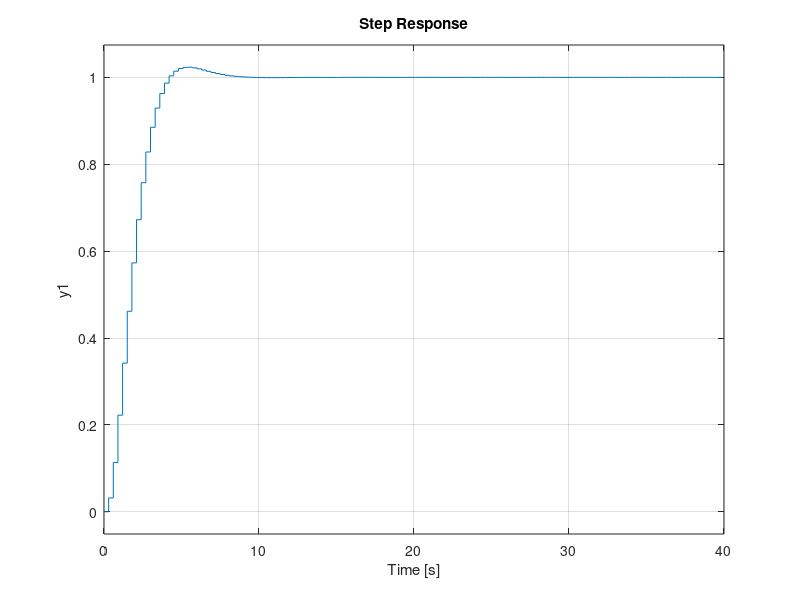

The MATLAB source for this figure: (Note: this script raises an error after producing the figure.)
clear
G=tf(37.2021,[1 0.2830 2.7452])

zeta=0.7;
wn=1;

Ts=0.3; % Because t_r = 3 sec therefore  Ts < t_r/6

G0=c2d(G,Ts)
% z=tf('z')
% Ka= .0693*((z-.8433)/(z-0.8827))
% rlocus(Ka*G0)
pole(G0)
zero(G0)
rlocus(G0);
zgrid(zeta,wn*Ts);

%%
% Design a lead controller to stabilize the system.
% z= tf('z');
K1=tf([1 -1.687 .9186],[1 -1.6208 .6208],Ts)
G1=series(G0,K1)
rlocus(G1)
zgrid(zeta,wn*Ts);

G2 = .02*G1;
z= 0.7920+ 0.1723i
angle(-.208+.1723i)
% abs(z-0.8827)
% (.1947*.1809)/(.1798*2.8266)
% atan(.1723/(.9719+.7920))
% angle(z-.8433+.4555i)
% abs(pi)
% (.7920*(tan(0.0974+1.5708-1.6523+1.75-3.1416))-0.1723)/5.0605
% % 
sys= feedback(G2,1)
step(sys)
stepinfo(sys)




%% 
%Design a Lag because from the step response its clear that huge steady
%state error exists.
K2= tf([1 -.95],[1 -.9998],Ts)
G3= series(K2,G2)

rlocus(G3)
zgrid(zeta,wn*Ts);

sys= feedback(1.08*G3,1)
step(sys)
stepinfo(sys)

%%
%Disturbance 
K1=tf([1 -1.687 .9186],[1 -1.6208 .6208],Ts)
G2=0.02*K1
Gdy=feedback(G0,G2);
tfinal=40;
[yd,t]=step(Gdy,tfinal);

plot(t,yd,'*')
grid
xlabel('time (s)')
title('Response (y(n*Ts)) to step disturbance')
resp_dist=stepinfo(Gdy)

%% Project-2
%Open Loop Root Locus MATLAB Code

%Continuous-time plant
G=tf(7.461,[1 0.2701 0]);
% Desired closed-loop poles info
zeta=0.7;
wn=1;
% ZOH Discrete equivalent of G(s)
Ts=0.3;
G0=c2d(G,Ts)
pole(G0)

%Discrete-time Controller K(z)=k
%Plot Root Locus
rlocus(G0);
title('Root Locus with K(z)=k')
zgrid(zeta ,wn*Ts);
axis equal

%%
% Discrete-time Controller K(z)=k(z-0.9512)/(z-0.6000)
K1=tf([1 -0.89] ,[1 -0.6],Ts);
K2=tf([1 -0.991],[1 -0.999],Ts);
K=0.113*K1*K2;
Gol=series(K,G0);
%Plot Root Locus
rlocus(Gol);
title(' Root Locus with K(z)')
zgrid(zeta , wn*Ts); axis equal


%%
Gol=series(K,G0);
Gcl=feedback(Gol,1);
tfinal=40;
[y,t]=step(Gcl,tfinal);
plot(t,y,'*')
grid
xlabel('time (s)')
title('Step responseof close loop')
stepinfo(Gcl)

%%
%Output in response to step disturbance
Gdy=feedback(G0,K);
tfinal=98;
[yd,t]=step(Gdy,tfinal);
subplot(223)
plot(t,yd,'*')
grid
xlabel('time (s)')
title('Response (y(n*Ts)) to step disturbance')
resp_dist=stepinfo(Gdy)
Gs = feedback(K*G0, 1);

% Gru=feedback(K,G0);
% tfinal=32;
% opt = stepDataOptions;
% opt.StepAmplitude = 5.3;
% % [u,t]=step(Gru,tfinal,opt)
% step(Gru,tfinal,opt)
% % plot(t,u,'*')
% grid
% xlabel('time (s)')
% title('Control Signal u(n*Ts)')
% control_signal=stepinfo(Gru)
